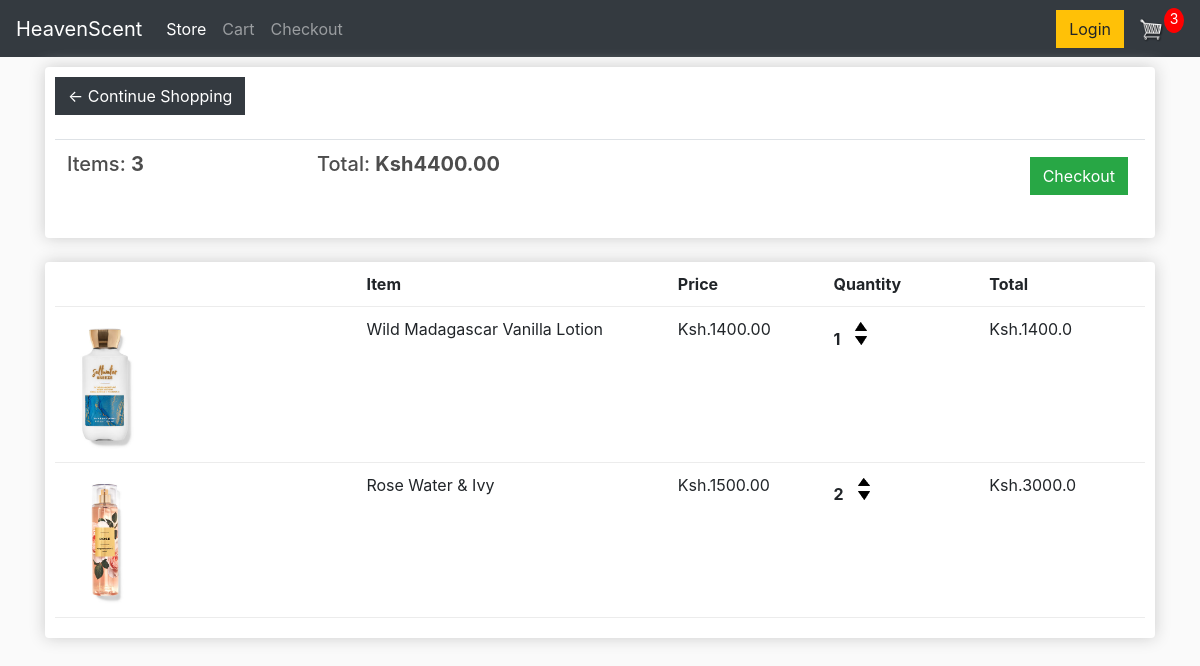
The page /cart/ (signed in) on the database as committed earlier.
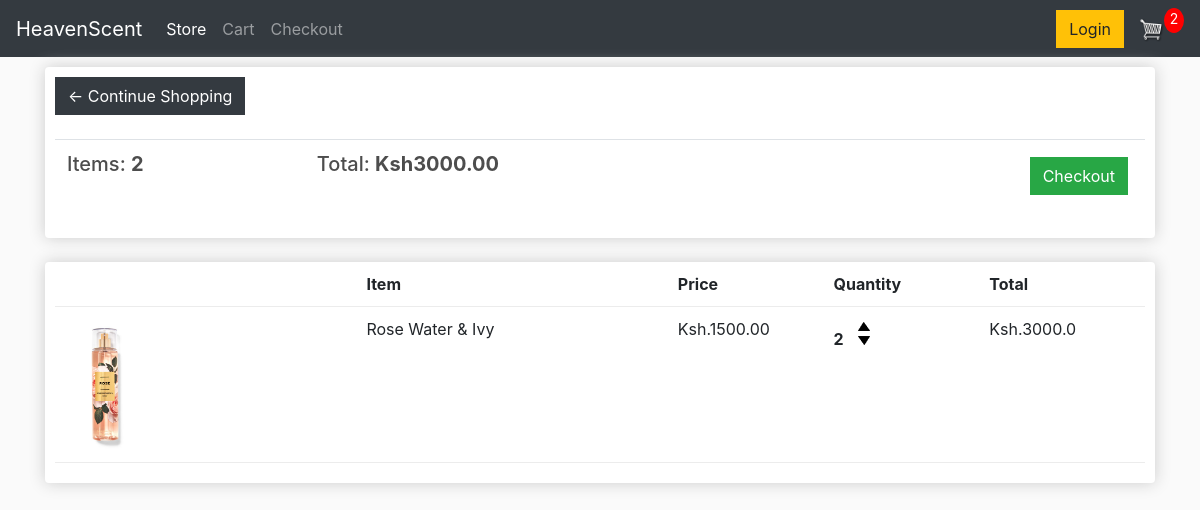
The same page on the database as committed later.
### store/models.py (models this page shows, shortened)
class Order(models.Model):
    customer = models.ForeignKey(Customer, on_delete=models.SET_NULL, null=True, blank=True)
    date_ordered = models.DateTimeField(auto_now_add=True)
    complete = models.BooleanField(default=False, null=True, blank=False)#Checks if customer wants to checkout or not
    transaction_id = models.CharField(max_length=200, null=True)
    @property
    def get_cart_total(self):
        orderitems = self.orderitem_set.all()
        total = sum([item.get_total for item in orderitems])
        return total
    @property
    def get_cart_items(self):
        orderitems = self.orderitem_set.all()
        total = sum([item.quantity for item in orderitems])
        return total

class OrderItem(models.Model):
    product = models.ForeignKey(Product, on_delete=models.SET_NULL, null=True)
    order = models.ForeignKey(Order, on_delete=models.SET_NULL, null=True)
    quantity = models.IntegerField(default=0, null=True, blank=True)
    date_added = models.DateTimeField(auto_now_add=True)
    @property
    def get_total(self):
        total = self.product.price * self.quantity
        return total

class Product(models.Model):
    name = models.CharField(max_length=200, null=True)
    price = models.FloatField()
    digital = models.BooleanField(default=False, null=True, blank=False)
    image = models.ImageField(null=True, blank=True)
    @property
    def imageURL(self):
        try:
            url = self.image.url
        except:
            url = ''
        return url

### store/views.py (the view)
# urls.py: path('cart/', views.cart, name="cart"),
def cart(request):
    if request.user.is_authenticated:
        customer = request.user.customer
        order, created = Order.objects.get_or_create(customer=customer, complete=False)
        items = order.orderitem_set.all()
        cartItems = order.get_cart_items
    else:
        items = []
        order = {'get_cart_total':0, 'get_cart_items':0, 'shipping':False}
        cartItems = order['get_cart_items']
    context = {'items': items, 'order': order, 'cartItems': cartItems}
    return render(request, 'store/cart.html', context)

### store/templates/store/cart.html
{% extends 'store/main.html' %} {% load static %} {% block content %}
<div class="row">
    <div class="col-lg-12">
        <div class="box-element">
            <a class="btn btn-dark" href="{% url 'store' %}">&#x2190;
                Continue Shopping</a>
            <br>
            <br>
            <table class="table">
                <tr>
                    <th>
                        <h5>Items: <strong>{{order.get_cart_items}}</strong></h5>
                    </th>
                    <th>
                        <h5>Total: <strong>Ksh{{order.get_cart_total|floatformat:2}}</strong></h5>
                    </th>
                    <th>
                        <a style="float: right; margin: 5px;" class="btn btn-success" href="{% url 'checkout' %}">Checkout</a>
                    </th>
                </tr>
            </table>
        </div>
        <br>
        <div class="box-element">
            <div class="cart-row">
                <div style="flex:2;"></div>
                <div style="flex:2;"><strong>Item</strong></div>
                <div style="flex:1;"><strong>Price</strong></div>
                <div style="flex:1;"><strong>Quantity</strong></div>
                <div style="flex:1;"><strong>Total</strong></div>
            </div>
            {% for item in items %}
            <div class="cart-row">
                <div style="flex:2;"><img class="row-image" src="{{item.product.imageURL}}" alt=""></div>
                <div style="flex:2;">{{item.product.name}}</div>
                <div style="flex:1;">Ksh.{{item.product.price|floatformat:2}}</div>
                <div style="flex:1;">
                    <p class="quantity">{{item.quantity}}</p>
                    <div class="quantity">
                        <img data-product={{item.product.id}} data-action="add" class="chg-quantity update-cart" src="{% static 'images/arrow-up.png'%}" alt="">
                        <img data-product={{item.product.id}} data-action="remove" class="chg-quantity update-cart" src="{% static 'images/arrow-down.png'%}" alt="">
                    </div>
                </div>
                <div style="flex:1;">Ksh.{{item.get_total}}</div>
            </div>
            {% endfor %}
        </div>
    </div>
</div>{% endblock content %}

Rows that differ between the two databases and show on the page:
removed OrderItem: product.imageURL (picture), product.name "Wild Madagascar Vanilla Lotion", product.price "1400.00", quantity "1", get_total "1400.0"
computed for Order: get_cart_items "3" → "2"; get_cart_total "4400.00" → "3000.00"
Other text that changed with them:
{{ cartItems }}: "3" → "2"
